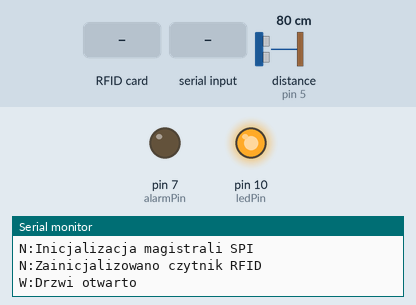
Bench run of a sketch on a simulated Arduino Uno, built with avr-gcc and run on an emulated ATmega328P. On the bench: output pins drawn as LEDs (lit = HIGH), the last lines printed to the serial monitor. Wiring (inferred from the names in the program): ultrasonic range finder: trigger pin 6; echo pin 5. The inputs (shaded band) are chosen by the test bench; at power-on: distance to the obstacle (sensor on pin 5) 80 cm. The echo pulse lasts 58.3 µs per cm; pins used as bus, display or sensor lines are not drawn.

Above: at 2.7 s.
2.8 s: RFID card 6B 72 F0 0D held to the reader
At 3.7 s:
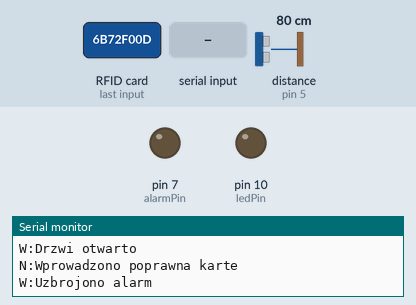
4.4 s: distance to the obstacle (sensor on pin 5) set to 15 cm
5.9 s: distance to the obstacle (sensor on pin 5) set to 18 cm
At 6.8 s:
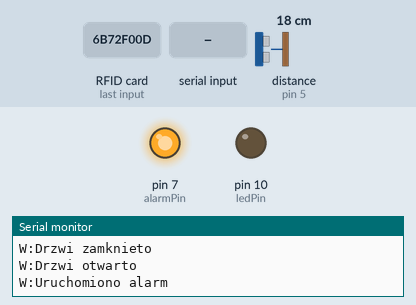
7.5 s: "p" received over Serial
At 8.7 s:
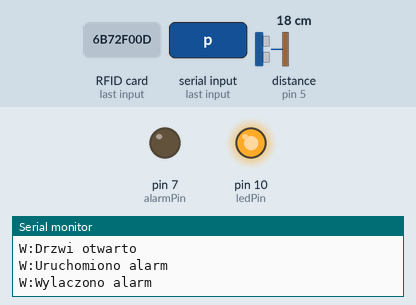
Timing chart, 0 to 10.0 s (numbered marks = the images above; inputs shaded):
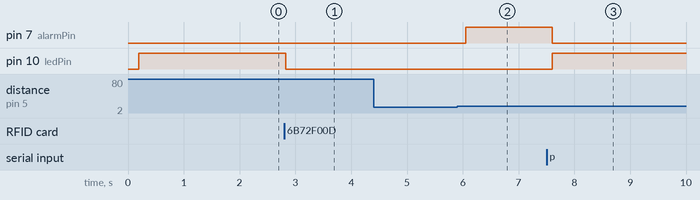

Measured:
- after the input at 2.8 s, pin 10 (ledPin): HIGH → LOW at once
- after the input at 5.9 s, pin 7 (alarmPin): LOW → HIGH after 0.15 s
- after the input at 7.5 s, pin 7 (alarmPin): HIGH → LOW after 0.10 s; pin 10 (ledPin): LOW → HIGH after 0.10 s

The sketch:

arduino.ino
```cpp
#include <SPI.h>
#include <MFRC522.h>

#define RST_PIN 8 // Pin 9 do resetowania RC522
#define SS_PIN 9 // Pin 10 dla SS (SDA) RC522
#define echoPin 5
#define trigPin 6
#define alarmPin 7
#define ledPin 10

MFRC522 mfrc522(SS_PIN, RST_PIN);

void setup(){
  Serial.begin(9600);
  Serial.println("N:Otworzono port szeregowy.");

  pinMode(trigPin, OUTPUT);
  pinMode(echoPin, INPUT);
  pinMode(alarmPin, OUTPUT);
  pinMode(ledPin, OUTPUT);
  digitalWrite(ledPin, LOW);
  digitalWrite(alarmPin, LOW);
  SPI.begin(); //inicjacja magistrali SPI
  Serial.println("N:Inicjalizacja magistrali SPI");

  mfrc522.PCD_Init(); // inicjacja RC522
  Serial.println("N:Zainicjalizowano czytnik RFID");
}

int zmierzOdleglosc(){
  long czas, dystans;

  digitalWrite(trigPin, LOW);
  delayMicroseconds(2);
  digitalWrite(trigPin, HIGH);
  delayMicroseconds(10);
  digitalWrite(trigPin, LOW);

  czas = pulseIn(echoPin, HIGH);
  dystans = czas/ 58;

  return dystans;
}

float measure(){
  int _max = -9000;
  for (int i =0; i<6; i++){
    int odczyt = zmierzOdleglosc();
    _max = max(_max, odczyt);
    delay(10);
  }
  return _max;
}

enum EVENT{
  NONE,
  CARD_OR_PIN,

};

enum DOOR_STATE
{
  OPENED,
  CLOSED
};

enum ALARM_STATE{
  ENABLED,
  DISABLED,
  TRIGGERED,
  ENABLED_WAIT
};


DOOR_STATE door_state = CLOSED;
ALARM_STATE alarm_state = DISABLED;


int check_RFID(){
  // Look for new cards
  static boolean same_card = false;

  if(mfrc522.PICC_IsNewCardPresent()){
  succesfull_read:
     if(!same_card)
    {
      mfrc522.PICC_ReadCardSerial();

      String content= "";
      byte letter;
      for (byte i = 0; i < mfrc522.uid.size; i++)
      {
         content.concat(String(mfrc522.uid.uidByte[i] < 0x10 ? " 0" : " "));
         content.concat(String(mfrc522.uid.uidByte[i], HEX));
      }
      content.toUpperCase();

      if (content.substring(1) == "6B 72 F0 0D") //change here the UID of the card/cards that you want to give access
      {
        same_card = true;
        Serial.println("N:Wprowadzono poprawna karte");
        return CARD_OR_PIN;
      }
    }

  }
  else if(!mfrc522.PICC_IsNewCardPresent())
  { // Dwa następujące po sobie fałsze oznaczają brak karty przy czytniku.
    same_card = false;
  }
  else
  { //Pierwszy odczyt był fałszem ale drugi okazał się prawdą, karte nadal należy odczytać.
    goto succesfull_read;
  }
  return NONE;
}

int check_serial(){
  // Look for new cards
  if (Serial.available() > 0) {
    if(Serial.read() == 'p'){
       return CARD_OR_PIN;
    }
  }
  return NONE;
}


void check_Ultrasonic(){
  float m = measure();
  if(m > 15.0 && m < 1000.0)
  {
    if(door_state == CLOSED){Serial.println("W:Drzwi otwarto");}
    door_state = OPENED;
  }
  else
  {
    if(door_state == OPENED){Serial.println("W:Drzwi zamknieto");}
    door_state = CLOSED;
  }
}

String pin = "";
int timer = 0;

void reactToEvent(int event)
{
  if(alarm_state == ENABLED)
  {
    if(event == CARD_OR_PIN) { alarm_state = DISABLED; Serial.println("W:Rozbrojono alarm");}
    else if(door_state == OPENED){ alarm_state = TRIGGERED; Serial.println("W:Uruchomiono alarm");}
  }
  else if(alarm_state == DISABLED)
  {
    if(event == CARD_OR_PIN && door_state == CLOSED) { alarm_state = ENABLED; Serial.println("W:Uzbrojono alarm");}
    if(event == CARD_OR_PIN && door_state == OPENED) { alarm_state = ENABLED_WAIT; Serial.println("W:Uzbrojono alarm");}
  }
  else if(alarm_state == TRIGGERED)
  {
    if(event == CARD_OR_PIN) { alarm_state = DISABLED; Serial.println("W:Wylaczono alarm");}
  }
  else if(alarm_state == ENABLED_WAIT)
  {
    if(door_state == CLOSED){ alarm_state = ENABLED; }
    else if(event == CARD_OR_PIN) { alarm_state = DISABLED; Serial.println("W:Rozbrojono alarm");}
  }


  digitalWrite(alarmPin, alarm_state == TRIGGERED);
  digitalWrite(ledPin, alarm_state == DISABLED);
}

void loop()
{
  while (true)
  {
    check_Ultrasonic();
    reactToEvent((EVENT)check_RFID());
    reactToEvent((EVENT)check_serial());
  }
}
```
